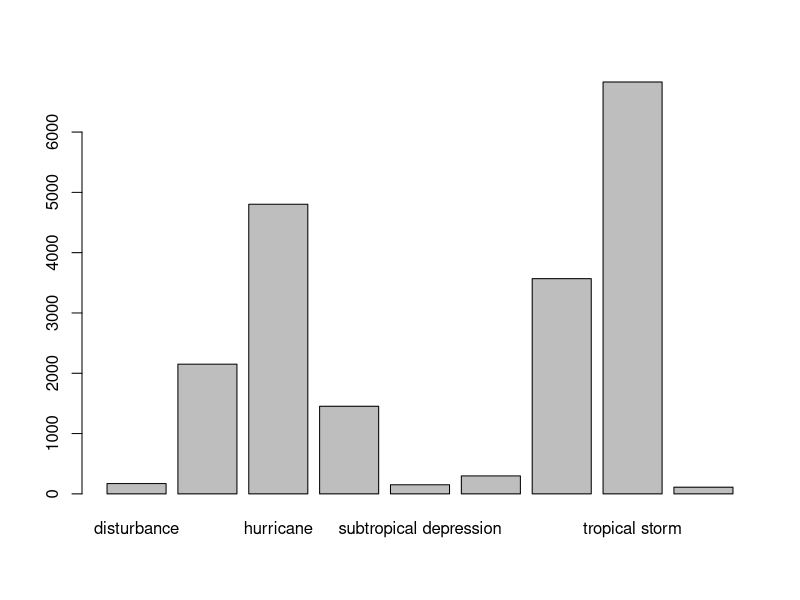
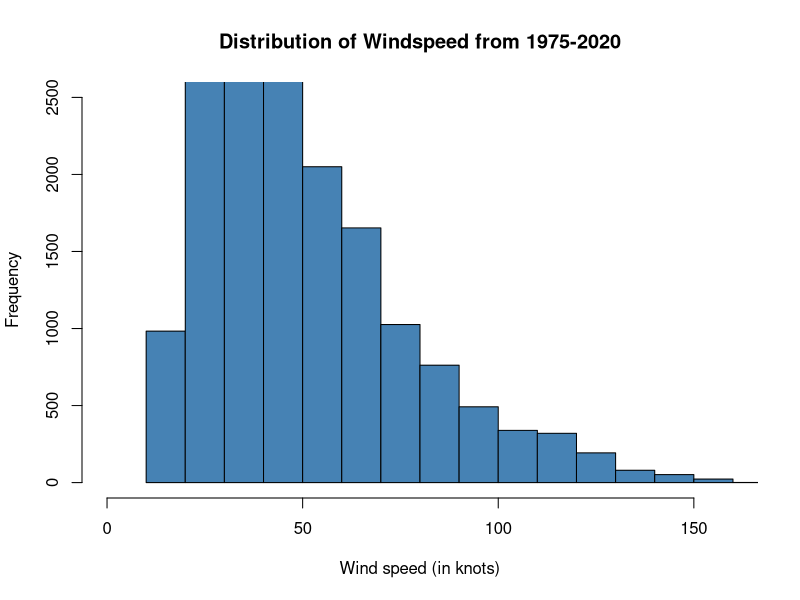
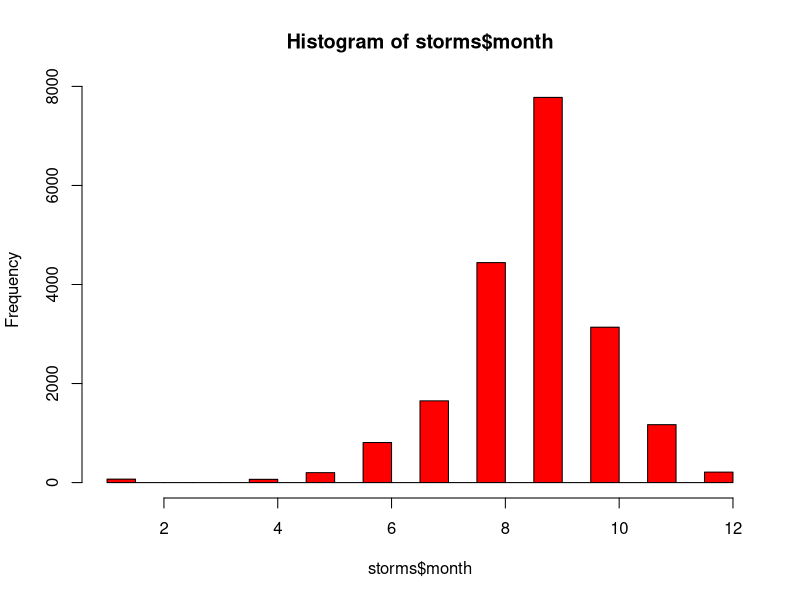
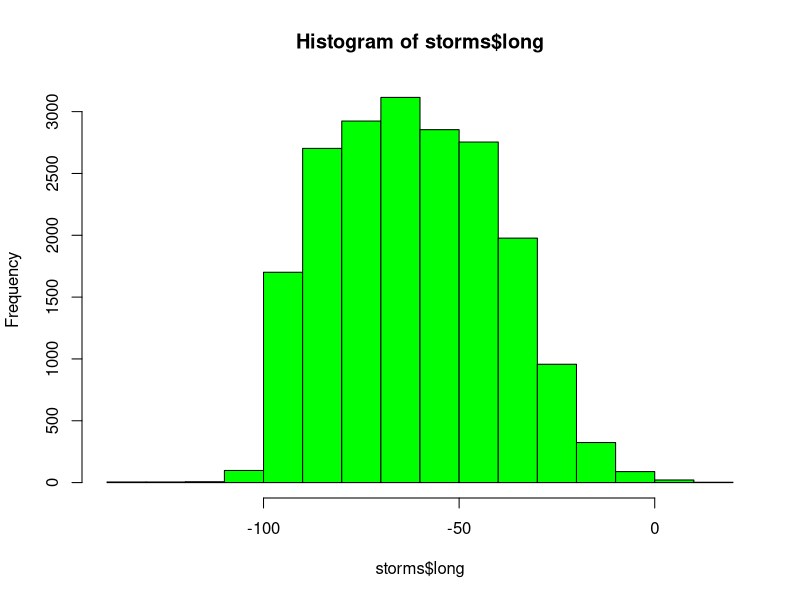
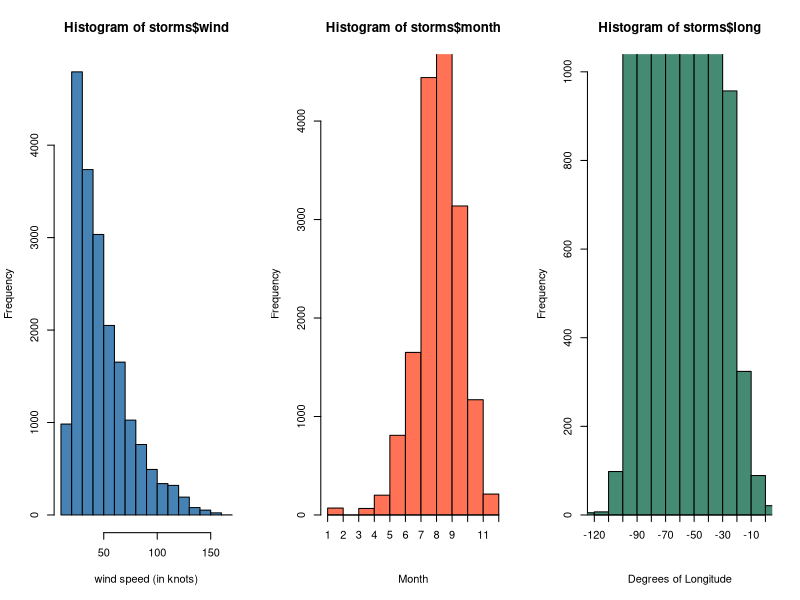
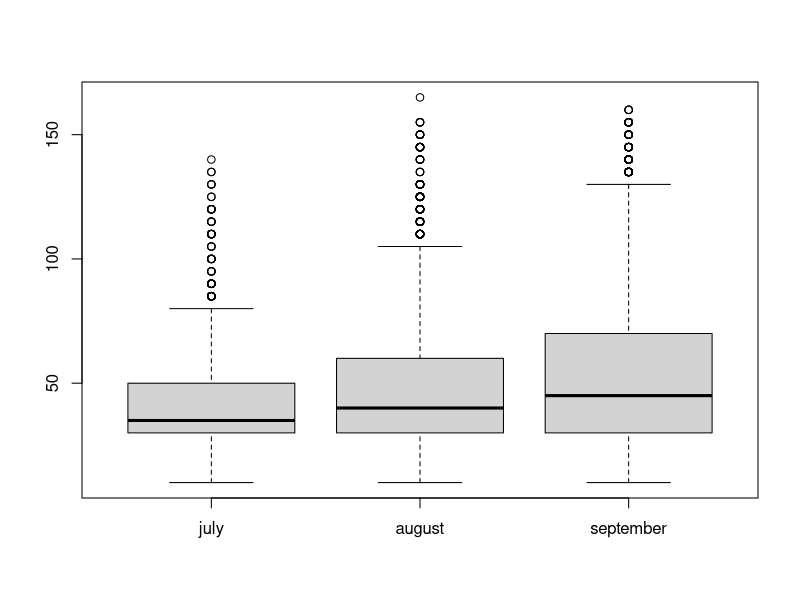
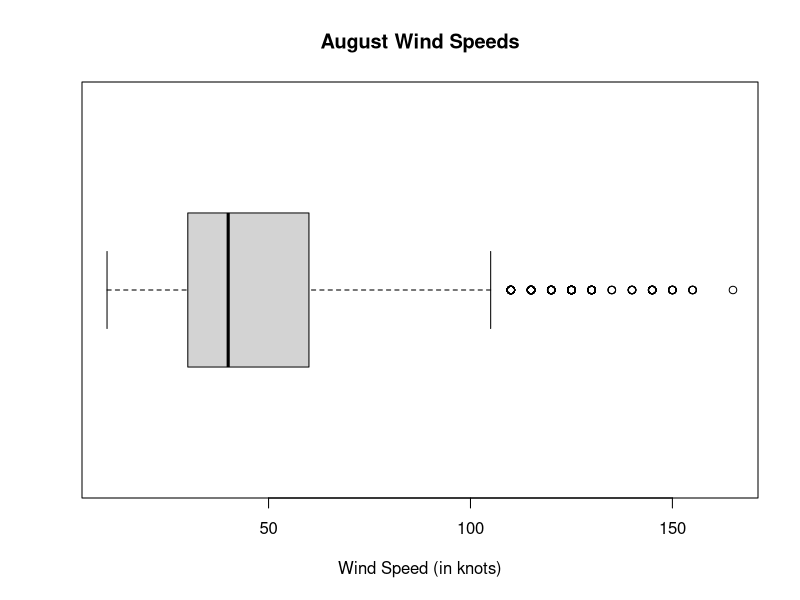
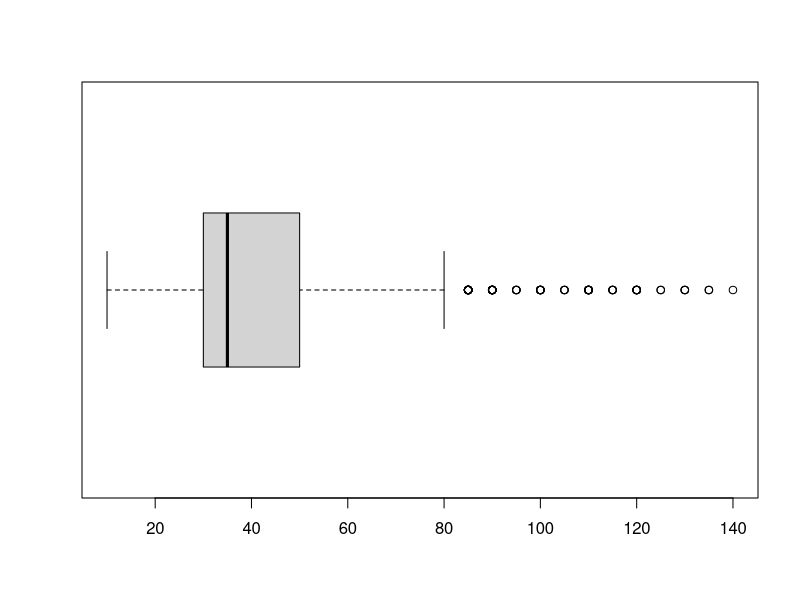

These figures' R source, in order:
## ---- chunk 1
# include=FALSE means code will not display in html
# eval=FALSE is a global option for blank worksheet
knitr::opts_chunk$set(eval=FALSE)
## ---- chunk 2
library(dplyr)
## ---- chunk 3
glimpse(storms)
## ---- chunk 4
options(width=100)
summary(storms)
## ---- chunk 5
table(storms$status)
summary(storms$status) #when using table, it does not convert the original data to a categorical form, need to use factor; it does display it correctly as it wasa categoricla variable
## ---- chunk 6
# plot(storms$status) #storms not factors
x <- table(storms$status)
barplot(x)

# storms$status <- factor(storms$status) #this does the same thing as above but modifies the original data
# plot(storms$status)
## ---- chunk 7
hist(storms$wind, 
     breaks = 15, #10-20 breaks is the sweet spot
     main = "Distribution of Windspeed from 1975-2020",
     xlab="Wind speed (in knots)",
     xlim = c(0, 160), 
     ylim = c(0,2500), 
     col = "steelblue")
#the number of breaks in the histogram can alter the shape and observation can vary
## ---- chunk 8
hist(storms$month,
     col = "red")
## ---- chunk 9
hist(storms$long, col="green")
## ---- chunk 10
par(mfrow = c(1, 3))  # Create a 1 x 3 array of plots

# The next 3 plots created will be arranged in one row

hist(storms$wind, xlab = "wind speed (in knots)",   # x-axis label
     ylab = "Frequency",  # y-axis label
#     main = "Distribution of Storm Wind Speed 1975-2020",  # main label
     col = "steelblue")  # change color of bars

hist(storms$month, 
     breaks = 12, 
     xlab="Month",
     xlim = c(1, 12), 
     ylim = c(0,4500), 
     col = "coral1",
#     main = "Distribution of Storms by Month",
     xaxt='n')
axis(1, at=seq(1, 12, 1), pos=0)

hist(storms$long, 
     breaks = 15, 
     xlab="Degrees of Longitude",
     xlim = c(-120, 0), 
     ylim = c(0,1000), 
     col = "aquamarine4",
#     main = "Distribution of Storms by Longitude",
     xaxt='n')
axis(1, at=seq(-120, 0, 10), pos=0)

par(mfrow = c(1, 1))  # reset so one plot per figure
## ---- chunk 11
#skewed right: outliers on the right; mean is greater than the median
mean(storms$wind)
median(storms$wind)
## ---- chunk 12
july <- filter(storms, month == "7")  # filter requires dplyr package
aug <- filter(storms, month == "8")
sept <- filter(storms, month == "9")
## ---- chunk 13
options(width=50)
summary(july)
## ---- chunk 14
# keeps all variables, same as filter above
july <- subset(storms, month == "7")

# keeps only wind speed variable for july saves as data frame
july.wind <- subset(storms, select = wind, month == "7")

# Option drop=TRUE drops header and treated as vector
july.wind.vec <- subset(storms, select = wind, month == "7", drop = T) 
## ---- chunk 15
# pull of rows from storm that
july.logic <- storms[storms$month == "7", ]

july.logic.wind <- july.logic[ , c("wind")]
## ---- chunk 16
mean(july$wind)
median(july$wind)
## ---- chunk 17
#if you want to account for outliers
mean(july$wind)
mean(aug$wind)
mean(sept$wind)

#if you don't want to account for outliers
median(july$wind)
median(aug$wind)
median(sept$wind)

max(july$wind)
max(aug$wind)
max(sept$wind)
## ---- chunk 18
boxplot(july$wind, aug$wind, sept$wind,
        names = c("july", "august", "september"))
## ---- chunk 19
summary(july$wind)
#can also use fivenum function
fivenum(july$wind)
sd(july$wind)
## ---- chunk 20
aug <- subset(storms, month == "8")
summary(aug$wind)
boxplot(aug$wind, 
        main = "August Wind Speeds", 
        xlab = "Wind Speed (in knots)",
        horizontal = TRUE)
## ---- chunk 21
boxplot(july$wind,
        horizontal=TRUE)
## ---- chunk 22
boxplot(july$wind, aug$wind,
        names=c("july", "august"),
        horizontal=TRUE)
## ---- chunk 23
w <- storms$wind  # wind is now stored in w
xbar.w <- mean(w)  # compute mean wind speed and assign to xbar.w
## ---- chunk 24
xbar.w  # print the mean wind speed to screen
print(xbar.w)  # print a different way
